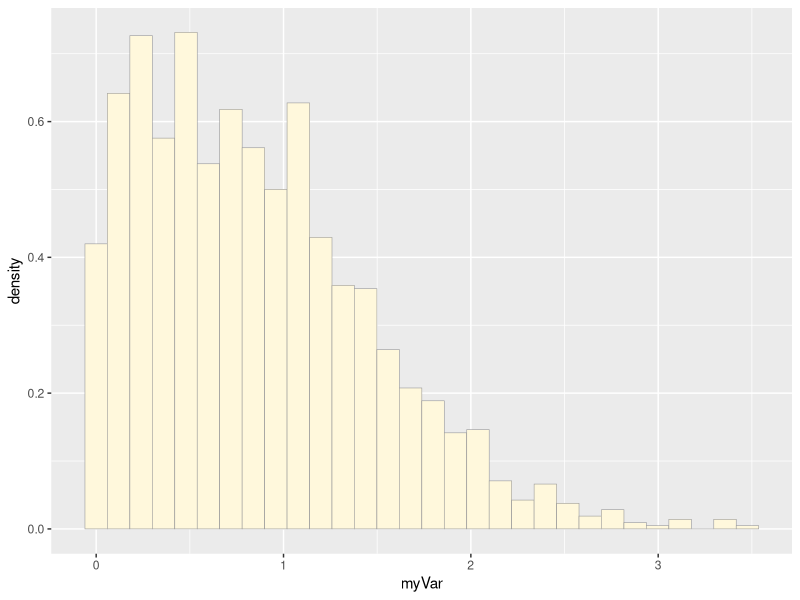
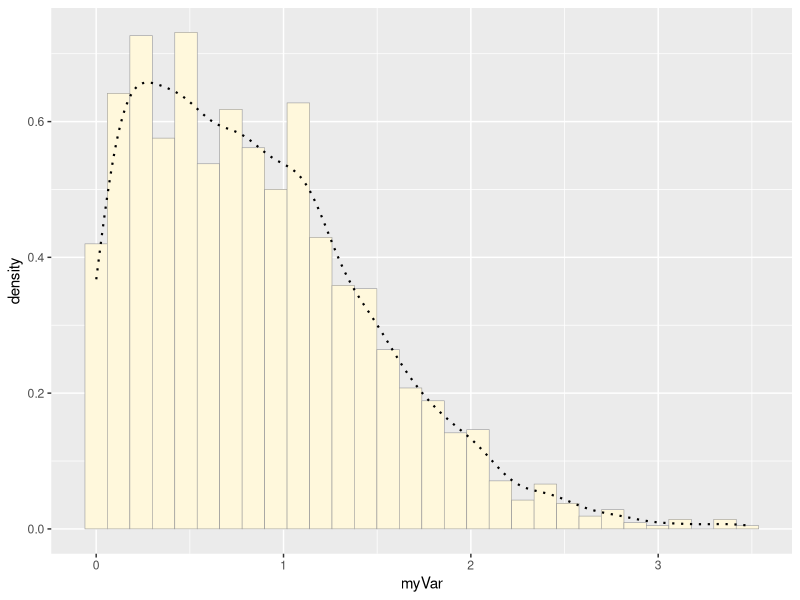
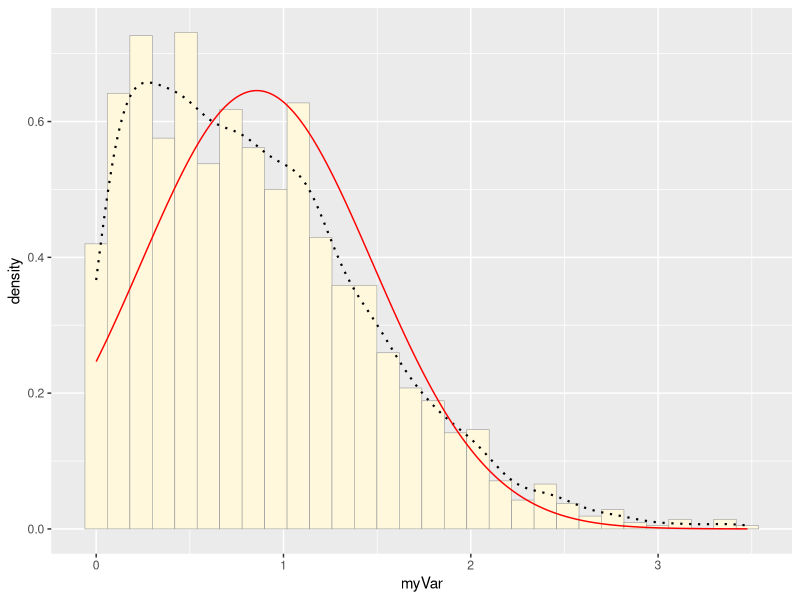
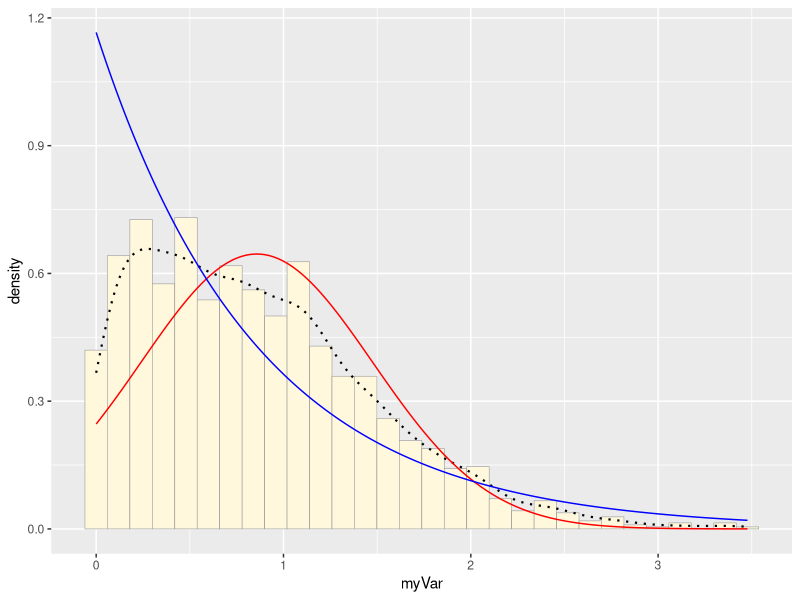
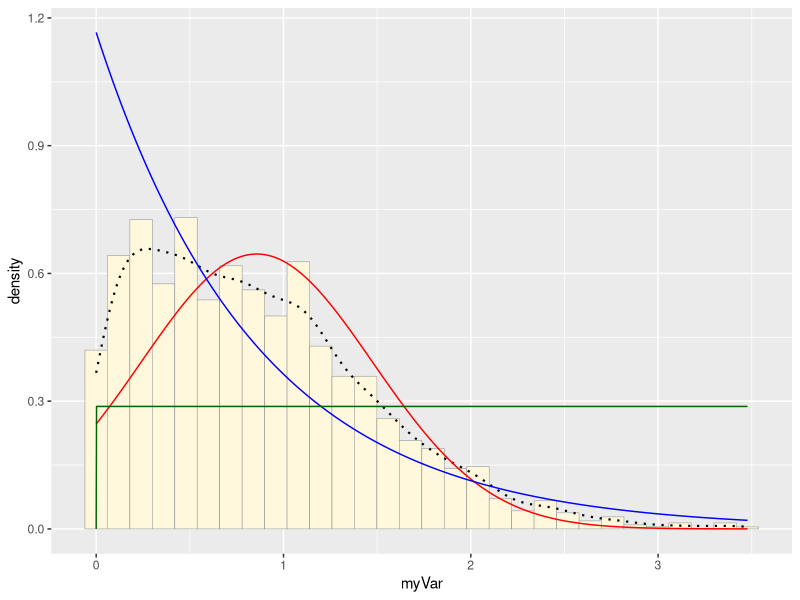
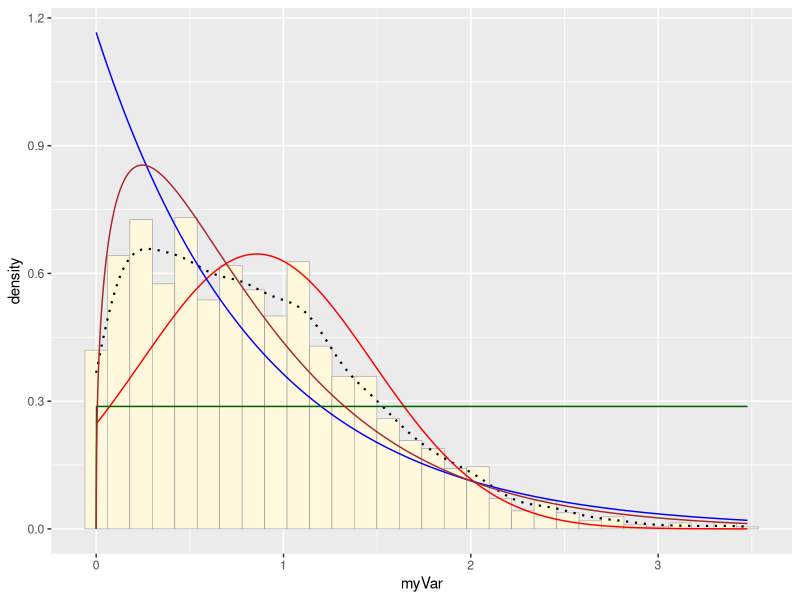
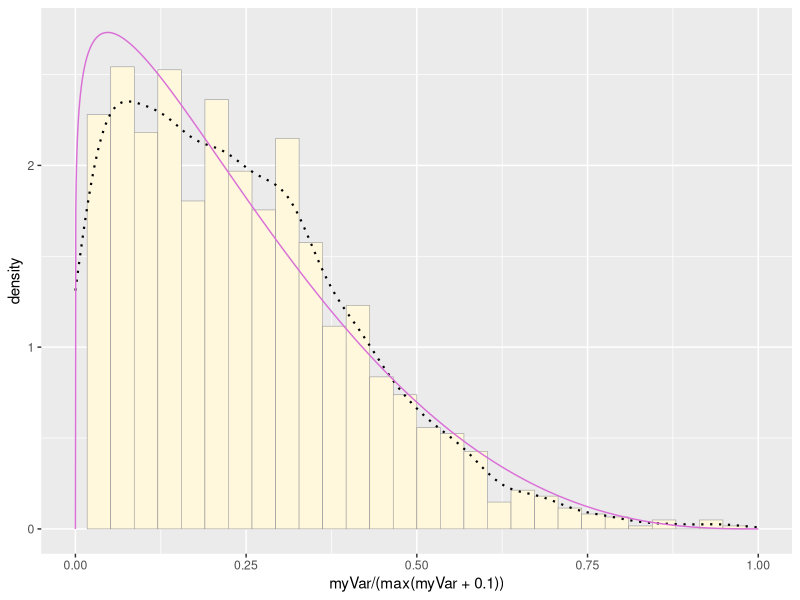
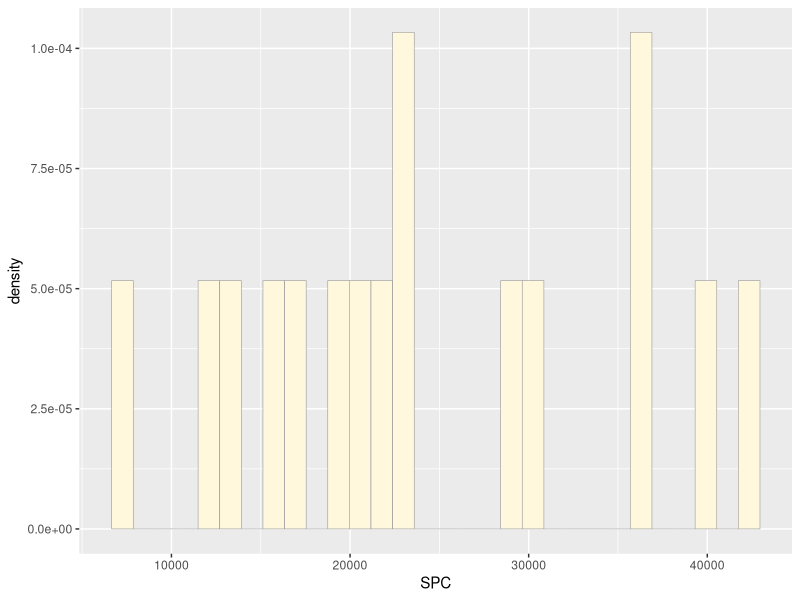

The R source for these figures, in order:
## ---- chunk 1
knitr::opts_chunk$set(echo = TRUE)
## ---- chunk 2
library(ggplot2) 
library(MASS) 
## ---- chunk 3
z <- rnorm(n=3000,mean=0.2)
z <- data.frame(1:3000,z)
names(z) <- list("ID","myVar")
z <- z[z$myVar>0,]
str(z)
summary(z$myVar)
## ---- chunk 4
p1 <- ggplot(data=z, aes(x=myVar, y=..density..)) +
  geom_histogram(color="grey60",fill="cornsilk",linewidth=0.2) 
print(p1)
## ---- chunk 5
p1 <-  p1 +  geom_density(linetype="dotted",linewidth=0.75)
print(p1)
## ---- chunk 6
normPars <- fitdistr(z$myVar,"normal")
print(normPars)
str(normPars)
normPars$estimate["mean"]
## ---- chunk 7
meanML <- normPars$estimate["mean"]
sdML <- normPars$estimate["sd"]

xval <- seq(0,max(z$myVar),len=length(z$myVar))

 stat <- stat_function(aes(x = xval, y = ..y..), fun = dnorm, colour="red", n = length(z$myVar), args = list(mean = meanML, sd = sdML))
 p1 + stat

## ---- chunk 8
expoPars <- fitdistr(z$myVar,"exponential")
rateML <- expoPars$estimate["rate"]

stat2 <- stat_function(aes(x = xval, y = ..y..), fun = dexp, colour="blue", n = length(z$myVar), args = list(rate=rateML))
 p1 + stat + stat2

## ---- chunk 9
stat3 <- stat_function(aes(x = xval, y = ..y..), fun = dunif, colour="darkgreen", n = length(z$myVar), args = list(min=min(z$myVar), max=max(z$myVar)))
 p1 + stat + stat2 + stat3

## ---- chunk 10
gammaPars <- fitdistr(z$myVar,"gamma")
shapeML <- gammaPars$estimate["shape"]
rateML <- gammaPars$estimate["rate"]

stat4 <- stat_function(aes(x = xval, y = ..y..), fun = dgamma, colour="brown", n = length(z$myVar), args = list(shape=shapeML, rate=rateML))
 p1 + stat + stat2 + stat3 + stat4
## ---- chunk 11
pSpecial <- ggplot(data=z, aes(x=myVar/(max(myVar + 0.1)), y=..density..)) +
  geom_histogram(color="grey60",fill="cornsilk",size=0.2) + 
  xlim(c(0,1)) +
  geom_density(size=0.75,linetype="dotted")

betaPars <- fitdistr(x=z$myVar/max(z$myVar + 0.1),start=list(shape1=1,shape2=2),"beta")
shape1ML <- betaPars$estimate["shape1"]
shape2ML <- betaPars$estimate["shape2"]

statSpecial <- stat_function(aes(x = xval, y = ..y..), fun = dbeta, colour="orchid", n = length(z$myVar), args = list(shape1=shape1ML,shape2=shape2ML))
pSpecial + statSpecial

## ---- chunk 12
Z <- read.table("SPC.quantification.homework8.csv",header=TRUE,sep=",")
str(Z)
summary(Z)

## ---- chunk 13
p2 <- ggplot(data=Z, aes(x=SPC, y=..density..)) +
  geom_histogram(color="grey60",fill="cornsilk",linewidth=0.2) 
print(p2)

## ---- chunk 14
p2 <-  p2 +  geom_density(linetype="dotted",size=0.75)
print(p2)

## ---- chunk 15
normPars2 <- fitdistr(Z$SPC,"normal")
print(normPars2)
str(normPars2)
normPars2$estimate["mean"] 
## ---- chunk 16
meanML <- normPars2$estimate["mean"]
sdML <- normPars2$estimate["sd"]

xval <- seq(0,max(Z$SPC),len=length(Z$SPC))

 stat <- stat_function(aes(x = xval, y = ..y..), fun = dnorm, colour="red", n = length(Z$SPC), args = list(mean = meanML, sd = sdML))
 p2 + stat
## ---- chunk 17
expoPars <- fitdistr(Z$SPC,"exponential")
rateML <- expoPars$estimate["rate"]

stat2 <- stat_function(aes(x = xval, y = ..y..), fun = dexp, colour="blue", n = length(Z$SPC), args = list(rate=rateML))
 p2 + stat + stat2

## ---- chunk 18
stat3 <- stat_function(aes(x = xval, y = ..y..), fun = dunif, colour="darkgreen", n = length(Z$SPC), args = list(min=min(Z$SPC), max=max(Z$SPC)))
 p2 + stat + stat2 + stat3
## ---- chunk 19
gammaPars <- fitdistr(Z$SPC,dgamma,list(shape=1,rate=0.1),lower=0.01)
shapeML <- gammaPars$estimate["shape"]
rateML <- gammaPars$estimate["rate"]

stat4 <- stat_function(aes(x = xval, y = ..y..), fun = dgamma, colour="brown", n = length(Z$SPC), args = list(shape=shapeML, rate=rateML))
 p2 + stat + stat2 + stat3 + stat4
## ---- chunk 20
pSpecial <- ggplot(data=Z, aes(x=SPC/(max(SPC + 0.1)), y=..density..)) +
  geom_histogram(color="grey60",fill="cornsilk",size=0.2) + 
  xlim(c(0,1)) +
  geom_density(size=0.75,linetype="dotted")

betaPars <- fitdistr(x=Z$SPC/max(Z$SPC + 0.1),start=list(shape1=1,shape2=2),"beta")
shape1ML <- betaPars$estimate["shape1"]
shape2ML <- betaPars$estimate["shape2"]

statSpecial <- stat_function(aes(x = xval, y = ..y..), fun = dbeta, colour="orchid", n = length(Z$SPC), args = list(shape1=shape1ML,shape2=shape2ML))
pSpecial + statSpecial

